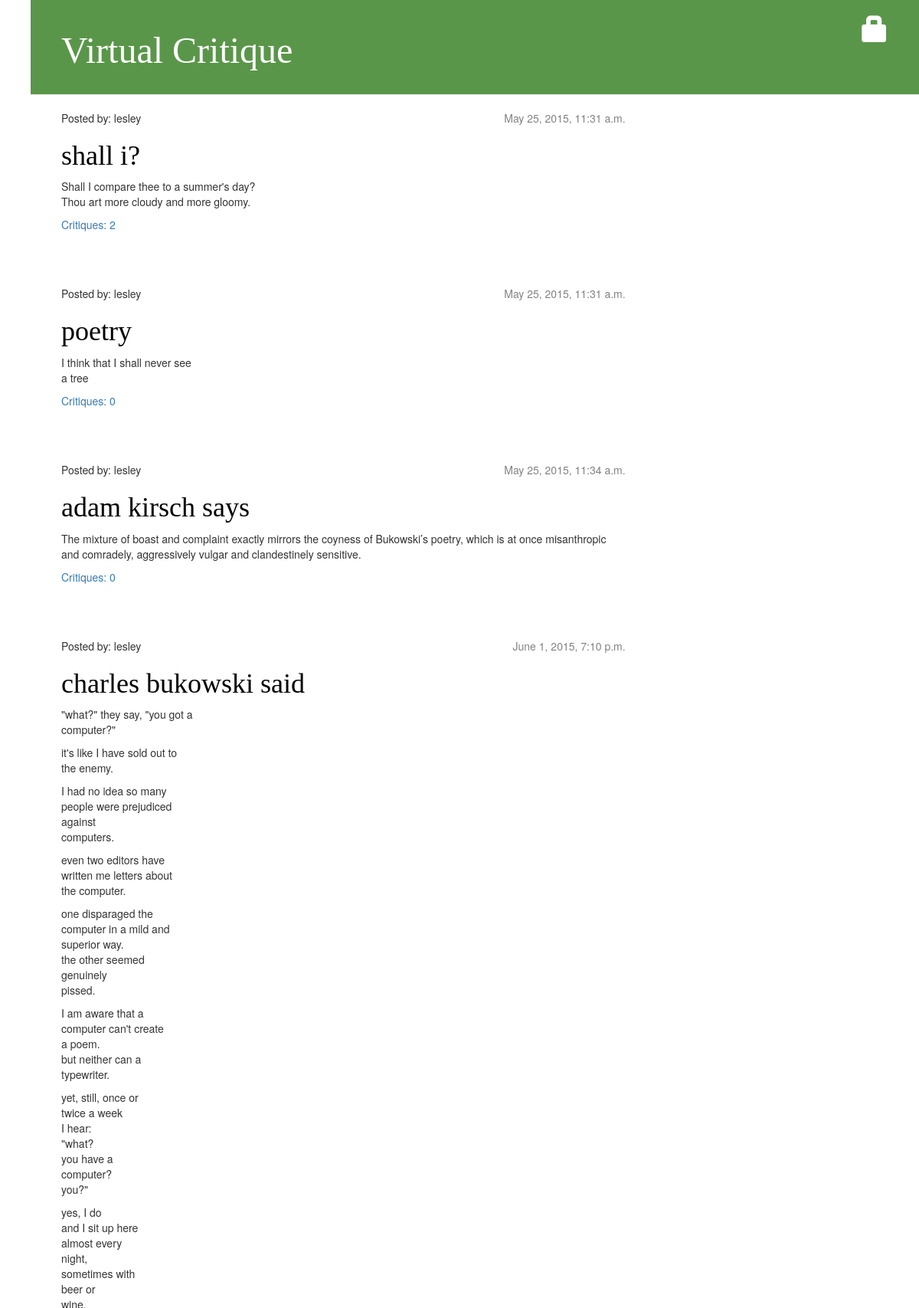
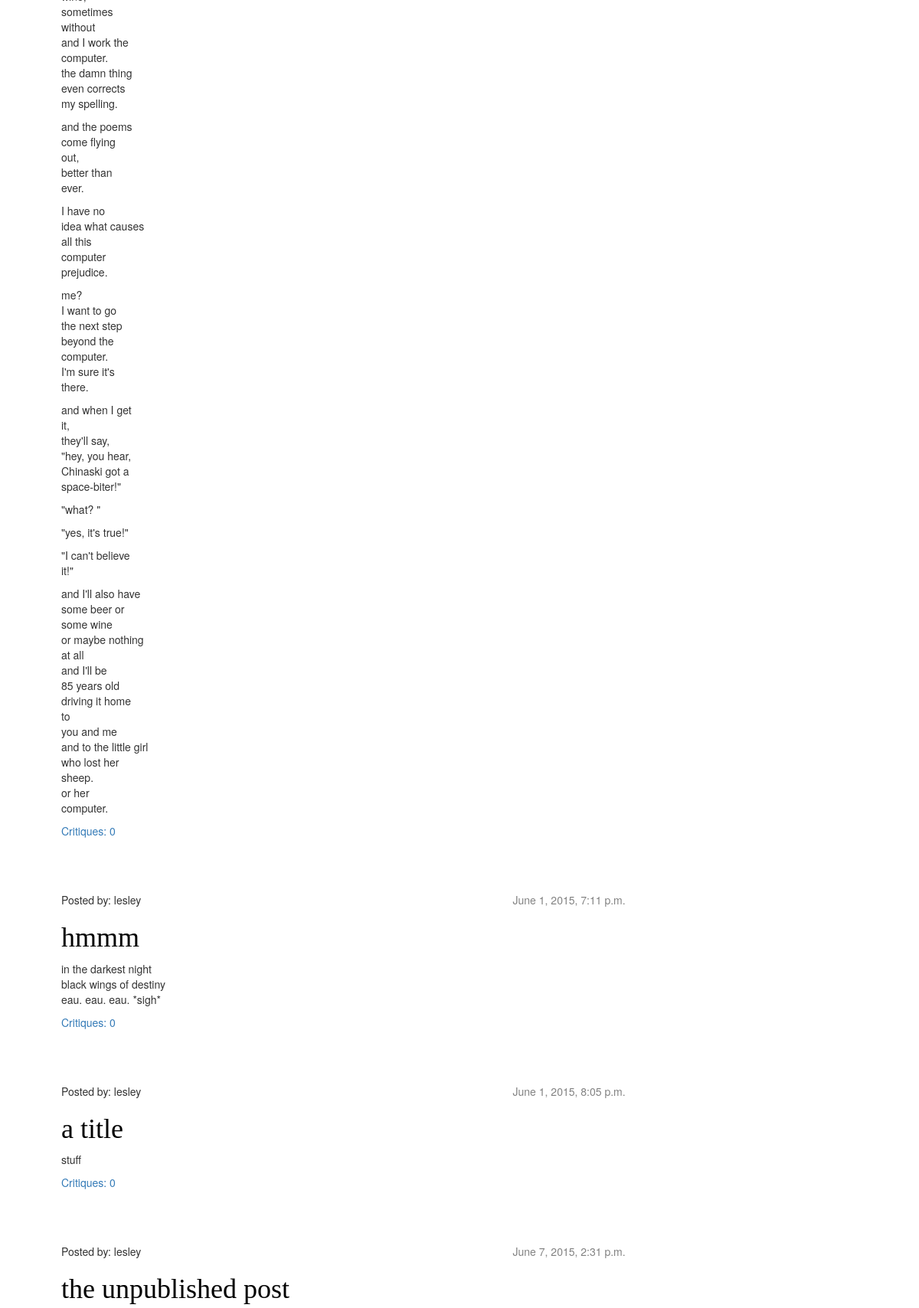
The page / (upper part) on the database its author committed (2 pictures, top to bottom).
### entry/models.py (models this page shows, shortened)
class Post(models.Model):
    author = models.ForeignKey('auth.User')
    title = models.CharField(max_length=200)
    text = models.TextField(blank=True)
    create_date = models.DateTimeField(default=timezone.now)
    publish_date = models.DateTimeField(blank=True, null=True)

### entry/views.py (the view)
# urls.py: url(r'^$', views.post_list),
def post_list(request):
    posts = Post.objects.filter(publish_date__lte=timezone.now()).order_by('publish_date')
    return render(request, 'entry/post_list.html', {'posts':posts})

### entry/templates/entry/post_list.html
{% extends "entry/base.html" %}
{% block content %}
    {% for post in posts %}
        <div class="post">
            <div class="date">
                {{ post.publish_date }}
            </div>
            <div class="author">
                Posted by:  <str>{{ post.author }}</str>
            </div>
            <h1><a href="{% url "entry.views.post_detail" pk=post.pk %}">{{ post.title }}</a></h1>
            <p>{{ post.text|linebreaks }}</p>
            <a href="{% url 'entry.views.post_detail' pk=post.pk %}">Critiques: {{ post.comments.count }}</a>
        </div>
    {% endfor %}
{% endblock content %}

### entry/static/css/entry.css (style rules this page uses)
h1 a { color: #5A964A; font-family: 'Bree Serif'; }
body { padding-left: 40px; }
h1, h2, h3, h4 { font-family: 'Bree Serif'; }
.date { float: right; color: #828282; }
.post { margin-bottom: 70px; }
.post h1 a, .post h1 a:visited { color: #000000; }

### rows shown on the page
Post: publish_date "May 25, 2015, 11:31 a.m.", author "lesley", title "shall i?", text "Shall I compare thee to a summer's day? Thou art more cloudy and more gloomy.", comments.count "2"
Post: publish_date "May 25, 2015, 11:31 a.m.", author "lesley", title "poetry", text "I think that I shall never see a tree", comments.count "0"
Post: publish_date "May 25, 2015, 11:34 a.m.", author "lesley", title "adam kirsch says", text "The mixture of boast and complaint exactly mirrors the coyness of Bukowski’s poetry, which is at once misanthropic and comradely, aggressively vulgar and clandestinely sensitive.", comments.count "0"
Post: publish_date "June 1, 2015, 7:10 p.m.", author "lesley", title "charles bukowski said", text "\"what?\" they say, \"you got a computer?\" it's like I have sold out to the enemy. I had no idea so many people were prejudiced against computers. even two editors have written me letters about the computer. one disparaged the computer in a mild and superior way. the other seemed genuinely pissed. I am aware that a computer can't create a poem. but neither can a typewriter. yet, still, once or twice a week I hear: \"what? you have a computer? you?\" yes, I do and I sit up here almost every night, sometimes with beer or wine, sometimes without and I work the computer. the damn thing even corrects my spelling. and the poems come flying out, better than ever. I have no idea what causes all this…", comments.count "0"
Post: publish_date "June 1, 2015, 7:11 p.m.", author "lesley", title "hmmm", text "in the darkest night black wings of destiny eau. eau. eau. *sigh*", comments.count "0"
Post: publish_date "June 1, 2015, 8:05 p.m.", author "lesley", title "a title", text "stuff", comments.count "0"
Post: publish_date "June 7, 2015, 2:31 p.m.", author "lesley", title "the unpublished post"
